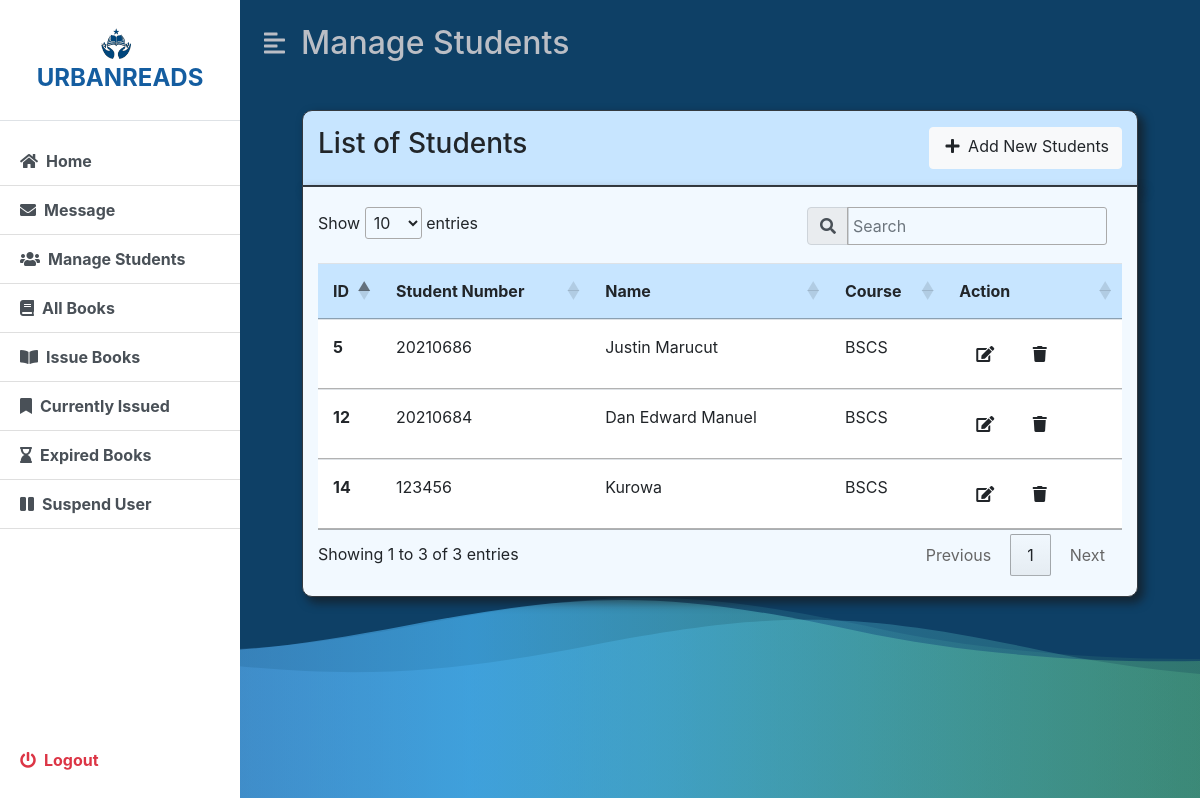
The page /admin/manageStudent.php (signed in) on the database as committed earlier.
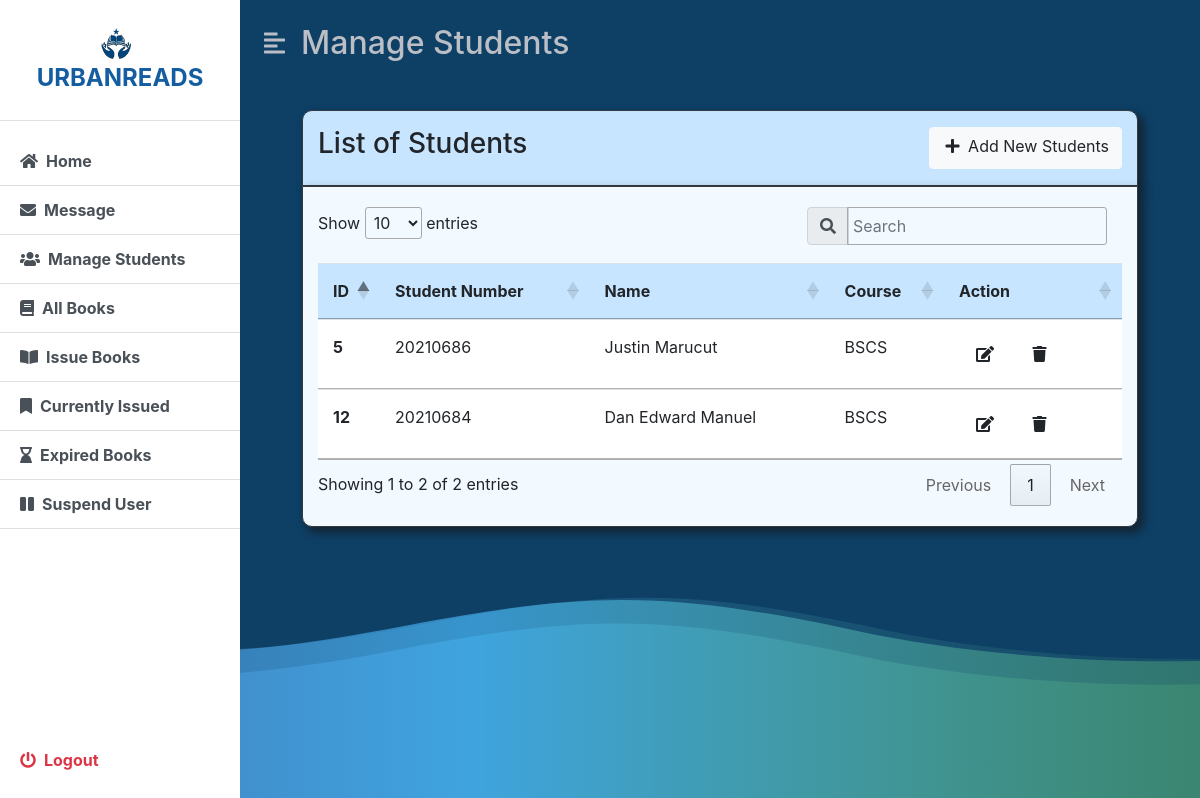
The same page on the database as committed later.
### tables this page shows
CREATE TABLE `students` (
  `id` int(11) NOT NULL,
  `full_name` varchar(100) NOT NULL,
  `student_number` varchar(30) NOT NULL,
  `course` varchar(10) NOT NULL,
  `email` varchar(50) NOT NULL,
  `password` text NOT NULL,
  `status` varchar(15) NOT NULL DEFAULT 'Active'
);

### admin/manageStudent.php (the view, shortened to what this page needs)
<?php
    include('../dbconfig.php');
?>
<!DOCTYPE html>
<html lang="en">
<head>
    <link rel="stylesheet" href="includes/style.css">
    <link rel="stylesheet" href="Bootsrap\css\bootstrap.min.css">
    <link rel="stylesheet" href="https://cdnjs.cloudflare.com/ajax/libs/font-awesome/5.15.3/css/all.min.css" />
    <link rel="stylesheet" href="https://cdn.datatables.net/1.13.6/css/jquery.dataTables.min.css">
    <link rel="stylesheet" href="https://maxcdn.bootstrapcdn.com/bootstrap/4.5.2/css/bootstrap.min.css">
</head>
<body>
    <div class="background-container">
        <div class="d-flex" id="wrapper">
            <?php include('includes/sidebar.php'); ?>
            <div id="page-content-wrapper" class="scrollable-content">
                <nav class="navbar navbar-expand-lg navbar-light bg-transparent py-4 px-4">
                    <div class="d-flex align-items-center">
                        <i class="fas fa-align-left second-text fs-4 me-3" id="menu-toggle"></i>
                        <h2 class="fs-2 m-0 second-text">Manage Students</h2>
                    </div>
                </nav>
                <div class="container-fluid px-4">
                    <form action="" method="post" class="post">
                        <br>
                        <div class="container col-md-11 top border border-dark">
                            <div class="d-flex justify-content-between my-3">
                                <h3>List of Students</h3>
                                <div class="d-flex">
                                    <a href="addStudent.php" class="btn btn-light"><i class="fa fa-plus mx-1"></i> Add New Students</a>
                                </div>
                            </div>
                        </div>
                        <div class="container col-md-11 main border border-dark">
                            <table class="table table-bordered-dark" id="tbl-list-students">
                                <thead>
                                    <tr>
                                        <th>ID</th>
                                        <th>Student Number</th>
                                        <th>Name</th>
                                        <th>Course</th>
                                        <th>Action</th>
                                    </tr>
                                </thead>
                                <tbody>
                                <?php
                                 try {
                                    $displayStudent = "SELECT * FROM students";
                                    $stmt = $pdo->prepare($displayStudent);
                                    $stmt->execute();
                                    $rows = $stmt->fetchAll(PDO::FETCH_OBJ);
                                    foreach($rows as $row){
                                       echo '<tr>
                                        <th scope="row">' . $row->id . '</th>
                                        <td>'.$row->student_number.'</td>
                                        <td>'.$row->full_name.'</td>
                                        <td>'.$row->course.'</td>
                                        <td>
                                            <a href="updateStudent.php?id='. $row->id .'" class="btn mx-auto" data-toggle="tooltip" title="Edit User">
                                                <i class="fa fa-edit mx-1"></i>
                                            </a>
                                            <a href="ManageStudentAction/delete.php?id= '. $row->id . '" class="btn mx-auto" data-toggle="tooltip" title="Delete User">
                                                <i class="fa fa-trash mx-1"></i>
                                            </a>
                                        </td>
                                    </tr>';
                                    }
                                    } catch (PDOException $th) {
                                        echo $th->getMessage();
                                    }
                                ?>
                                </tbody>
                            </table>
                        </div>
                    </form>
                    <br>
                    <br>
                </div>
            </div>
        </div>
    </div>
    <link href="https://maxcdn.bootstrapcdn.com/bootstrap/4.5.2/css/bootstrap.min.css" rel="stylesheet">
</body>
</html>

Rows that differ between the two databases and show on the page:
removed students: id "14", student_number "123456", full_name "Kurowa", course "BSCS"
Other text that changed with them:
text written by a page script: "Show entries Showing 1 to 3 of 3 entries Previous 1 Next" → "Show entries Showing 1 to 2 of 2 entries Previous 1 Next"
